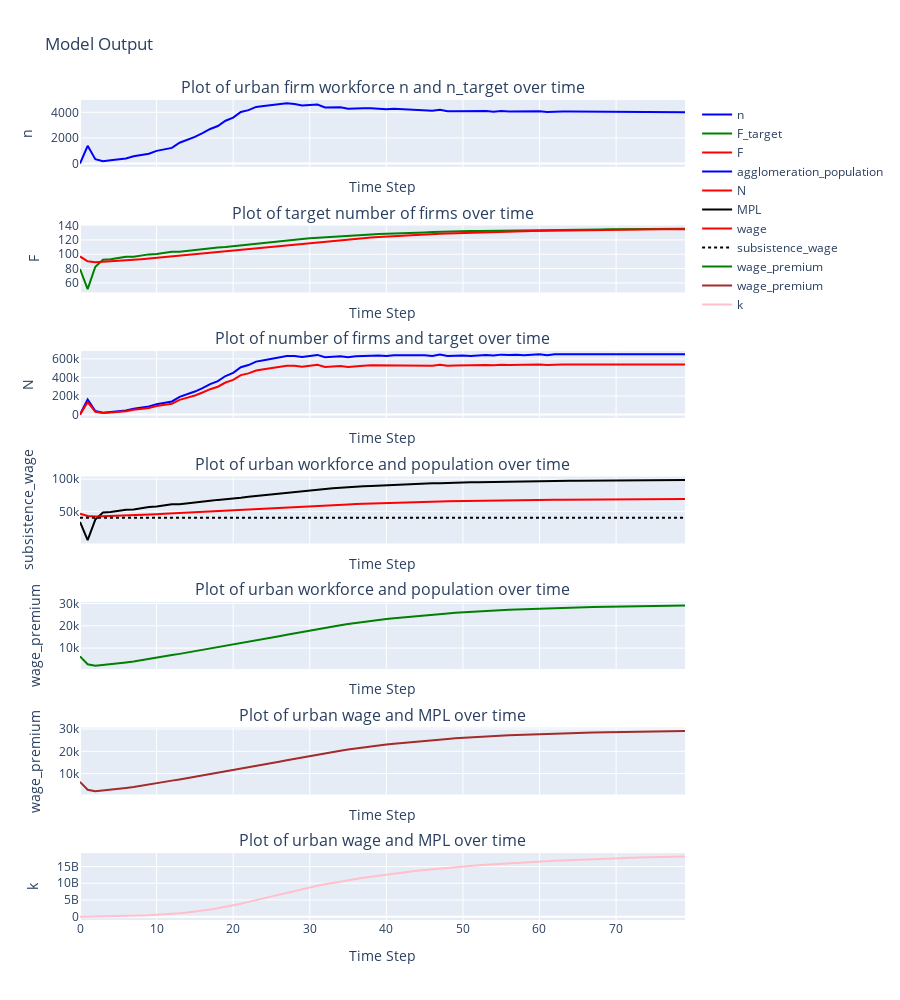

Source (notebook cell):
### Code cell
# Define data and layouts for each plot
plots = [
    {'name': 'n',                        'color': 'blue',    'title': 'Plot of urban firm workforce n and n_target over time',  'row': 1, 'col': 1},
    {'name': 'F_target',                 'color': 'green',   'title': 'Plot of target number of firms over time',               'row': 2, 'col': 1},
    {'name': 'F',                        'color': 'red',     'title': 'Plot of number of firms and target over time',           'row': 2, 'col': 1},
    {'name': 'agglomeration_population', 'color': 'blue',    'title': 'Plot of urban workforce and population over time',       'row': 3, 'col': 1},
    {'name': 'N',                        'color': 'red',     'title': 'Plot of urban workforce and population over time',       'row': 3, 'col': 1},
    {'name': 'MPL',                      'color': 'black',   'title': 'Plot of urban wage and MPL over time',                   'row': 4, 'col': 1},
    {'name': 'wage',                     'color': 'red',     'title': 'Plot of urban wage and MPL over time',                   'row': 4, 'col': 1},
    {'name': 'subsistence_wage',         'color': 'black', 'dash': 'dot', 'title': 'Plot of urban wage and MPL over time',      'row': 4, 'col': 1},
    {'name': 'wage_premium',             'color': 'green',   'title': 'Plot of urban wage premium over time',                   'row': 5, 'col': 1},
    # {'name': 'y',                      'color': 'orange',  'title': 'Plot of firm output over time',                          'row': 5, 'col': 1},
    {'name': 'wage_premium',             'color': 'brown',   'title': 'Plot of urban wage premium over time',                   'row': 6, 'col': 1},
    {'name': 'k',                        'color': 'pink',    'title': 'Plot of urban firm capital over time',                   'row': 7, 'col': 1},
]

# Create subplots with increased spacing
fig = sp.make_subplots(
    rows=7, cols=1, shared_xaxes=True,
    subplot_titles=[
        plot['title'] for plot in plots
    ]
)

# Add traces for each plot with legends
for plot in plots:
    fig.add_trace(
        go.Scatter(x=time, y=model_out[plot['name']],
                   mode='lines', name=plot['name'],
                   line=dict(color=plot['color'], dash=plot.get('dash', 'solid'))),
        row=plot['row'], col=plot['col']
    )

    # Update axis titles
    fig.update_xaxes(title_text='Time Step', row=plot['row'], col=plot['col'])
    fig.update_yaxes(title_text=plot['name'], row=plot['row'], col=plot['col'])

# Update layout title
fig.update_layout(title_text='Model Output', height=1000)

# Show the plot
fig.show()
